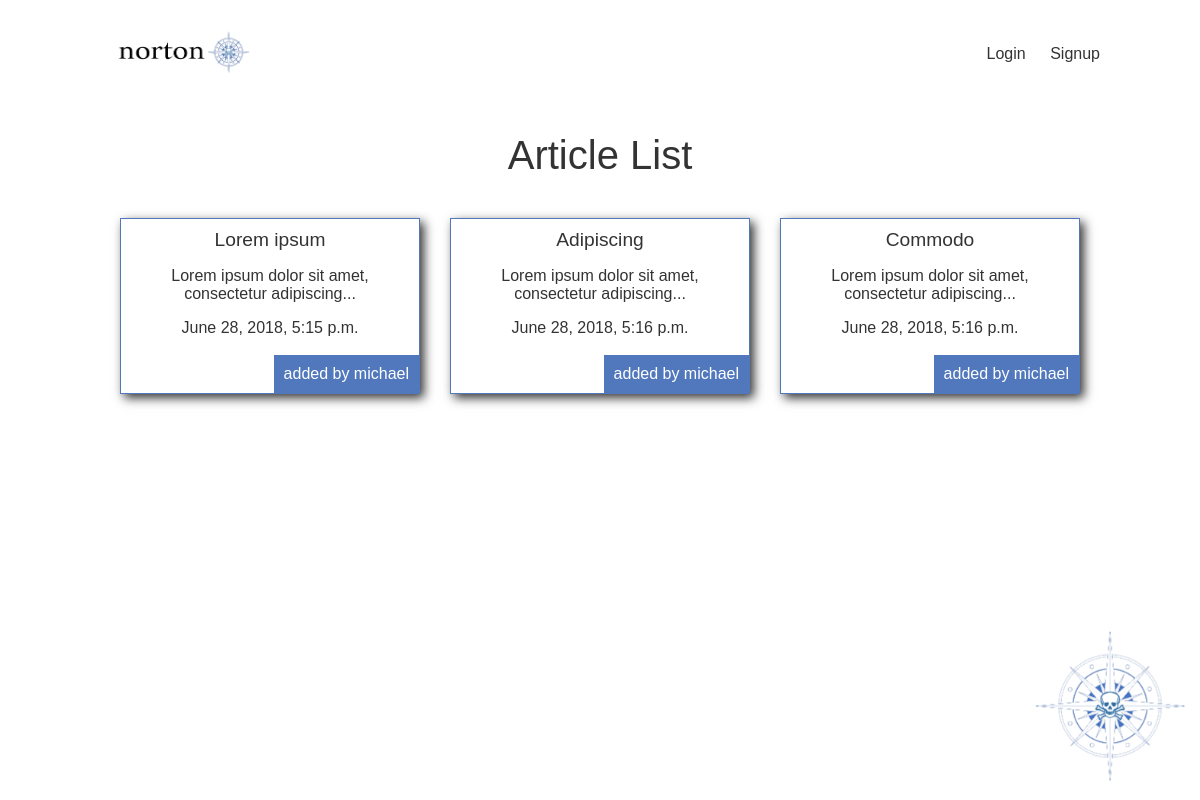
The page / on the database its author committed.
### articles/models.py (models this page shows, shortened)
@python_2_unicode_compatible
class Article(models.Model):
    title = models.CharField(max_length=100)
    slug = models.SlugField()
    body = models.TextField()
    date = models.DateTimeField(auto_now_add=True)
    thumb = models.ImageField(default='default.png', blank=True)
    author = models.ForeignKey(User, default=None)
    def snippet(self):
        return self.body[:50] + '...'

### articles/views.py (the view)
# urls.py: url(r'^$', views.article_list, name='list'),
def article_list(request):
    articles = Article.objects.all().order_by('date')
    return render(request, 'articles/article_list.html', {'articles': articles})

### articles/templates/articles/article_list.html
{% extends 'base_layout.html' %}
{% block content %}
  <h1>Article List</h1>
  <div class="articles">
    {% for article in articles %}
      <div class="article">
        <h2><a href="{% url 'articles:detail' slug=article.slug %}">{{ article.title }}</a></h2>
        <p>{{ article.snippet }}</p>
        <p>{{ article.date }}</p>
        <p class='author'>added by {{ article.author.username }}</p>
      </div>
    {% endfor %}
  </div>
{% endblock %}

### templates/base_layout.html (shortened to what this page needs)
{% load static from staticfiles %}
<!DOCTYPE html>
<html lang="en" dir="ltr">
  <head>
    <link rel="stylesheet" href="{% static 'styles.css' %}">
  </head>
  <body>
    <header>
      <h1><a href="{% url 'home' %}"><img class="logo" src="{% static 'logo-2.png' %}" alt=""></a></h1>
      <nav>
        <ul>
          {% if user.is_authenticated %}
          <li>
            <form class="logout-link" action="{% url 'accounts:logout' %}" method="post">
              {% csrf_token %}
              <button type="submit">Logout</button>
            </form>
          </li>
          <li>
            <a href="{% url 'articles:create' %}" class="highlight">New Article</a>
          </li>
          {% else %}
          <li>
            <a href="{% url 'accounts:login' %}">Login</a>
          </li>
          <li>
            <a href="{% url 'accounts:signup' %}">Signup</a>
          </li>
          {% endif %}
        </ul>
      </nav>
    </header>
    <div class="wrapper">
      <div class="sticky">
        <img class="compass" src="{% static 'compass.png' %}" alt="">
      </div>
      {% block content %}
      {% endblock %}
    </div>
  </body>
</html>

### assets/styles.css (style rules this page uses)
body { background-color: #fff; color: #333; font-family: sans-serif; margin: 0; }
h1, h2, h3, h4, h5 { font-weight: normal; margin: 0; }
a, a:hover, a:visited { color: #333; text-decoration: none; }
.logo { max-width: 30%; }
.wrapper { max-width: 960px; margin: 0 auto; text-align: center; }
div.wrapper h1 { text-align: center; margin: 20px 0 40px 0; font-size: 2.5em; }
header { display: grid; grid-template-columns: 1fr 1fr; padding: 20px 100px; }
nav { justify-self: end; }
nav ul { margin: 25px auto; }
nav li { display: inline-block; margin-left: 20px; }
.compass { max-width: 50%; padding: 15px; }
.sticky { position: fixed; right: 0; bottom: 0; float: right; text-align: right; z-index: 1500; max-width: 25%; }
.articles { display: grid; grid-template-columns: 1fr 1fr 1fr; grid-gap: 30px; }
.article { padding: 10px; border: 1px solid #5178bd; position: relative; padding-bottom: 40px; box-shadow: 4px 4px 10px; }
.article h2 { font-size: 1.2em; }
.article .author { padding: 10px; background: #5178bd; position: absolute; bottom: 0; right: 0; margin: 0; color: #fff; }

### rows shown on the page
Article: title "Lorem ipsum", snippet "Lorem ipsum dolor sit amet, consectetur adipiscing...", date "June 28, 2018, 5:15 p.m.", author.username "michael"
Article: title "Adipiscing", snippet "Lorem ipsum dolor sit amet, consectetur adipiscing...", date "June 28, 2018, 5:16 p.m.", author.username "michael"
Article: title "Commodo", snippet "Lorem ipsum dolor sit amet, consectetur adipiscing...", date "June 28, 2018, 5:16 p.m.", author.username "michael"
